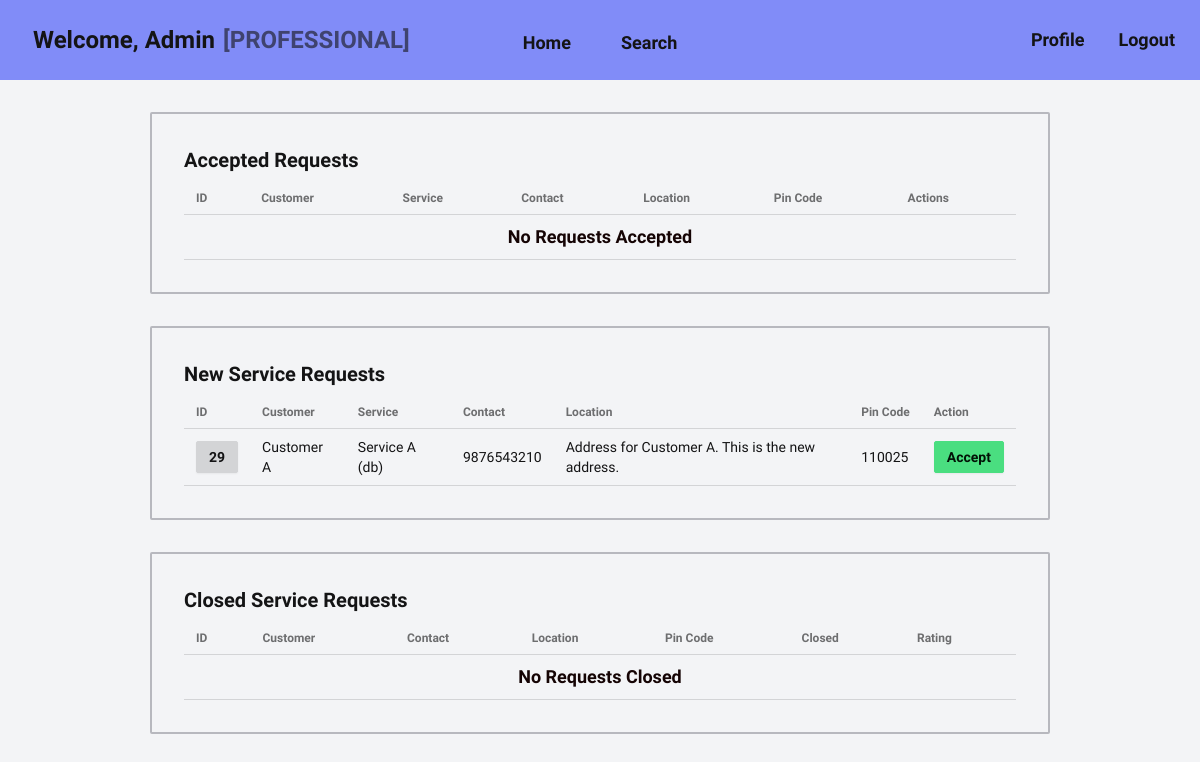
The page /professional/home/2 (signed in) on the database its author committed.
### models.py (models this page shows, shortened)
class User(db.Model, UserMixin):
    __tablename__ = 'user'
    id: Mapped[int] = mapped_column(
        Integer, primary_key=True, autoincrement="auto")
    fullname: Mapped[str] = mapped_column(String(200))
    username: Mapped[str] = mapped_column(String(30), unique=True)
    email: Mapped[str] = mapped_column(String(200), unique=True)
    password: Mapped[str] = mapped_column(String(40))
    role: Mapped[str] = mapped_column(String(200))
    def get_prof(self):
        sql = select(Professional).join(User).where(
            Professional.user_id == self.id)
        result = db.session.scalars(sql).first()
        return result

class ServiceRequest(db.Model):
    __tablename__ = 'service_request'
    id: Mapped[int] = mapped_column(
        Integer, primary_key=True, autoincrement="auto")
    service_id: Mapped[int] = mapped_column(Integer, ForeignKey("service.id"))
    professional_id: Mapped[Optional[int]] = mapped_column(
        Integer, ForeignKey("professional.id"))
    customer_id: Mapped[int] = mapped_column(
        Integer, ForeignKey("customer.id"))
    customer: Mapped["Customer"] = relationship(
        back_populates="service_requests")
    status: Mapped[Optional[str]] = mapped_column(
        String(10), default="REQUESTED")
    rating: Mapped[Optional[int]] = mapped_column(Integer)  # from 1 to 5
    remarks: Mapped[Optional[str]] = mapped_column(Text)
    completed: Mapped[Optional[datetime]] = mapped_column(DateTime)
    created: Mapped[Optional[datetime]] = mapped_column(
        DateTime, server_default=func.now())
    updated: Mapped[Optional[datetime]] = mapped_column(
        DateTime, default=func.now(), onupdate=func.now())
    def service(self):
        return get_with_id(Service, self.service_id)

class Service(db.Model):
    __tablename__ = 'service'
    id: Mapped[int] = mapped_column(
        Integer, primary_key=True, autoincrement="auto")
    name: Mapped[str] = mapped_column(String(200))
    price: Mapped[int] = mapped_column(Integer)
    timereq: Mapped[Optional[int]] = mapped_column(Integer)  # in hours
    description: Mapped[str] = mapped_column(Text)
    professionals: Mapped[List["Professional"]
                          ] = relationship(back_populates="service")
    created: Mapped[Optional[datetime]] = mapped_column(
        DateTime, server_default=func.now())
    updated: Mapped[Optional[datetime]] = mapped_column(
        DateTime, default=func.now(), onupdate=func.now())

class Customer(db.Model):
    __tablename__ = 'customer'
    id: Mapped[int] = mapped_column(
        Integer, primary_key=True, autoincrement="auto")
    user_id: Mapped[int] = mapped_column(ForeignKey("user.id"))
    user: Mapped["User"] = relationship(cascade="all,delete")
    contact: Mapped[str] = mapped_column(String(10), unique=True)
    address: Mapped[str] = mapped_column(Text)
    pincode: Mapped[str] = mapped_column(String(6))
    status: Mapped[str] = mapped_column(String, default="ACTIVE")
    service_requests: Mapped[List["ServiceRequest"]] = relationship(
        back_populates="customer", cascade="all,delete")
    created: Mapped[Optional[datetime]] = mapped_column(
        DateTime, server_default=func.now())
    updated: Mapped[Optional[datetime]] = mapped_column(
        DateTime, default=func.now(), onupdate=func.now())

### views.py (the view)
@app.route("/professional/home/<user_id>")
def professional_home(user_id):
    user = get_with_id(User, user_id)
    if not user:
        return redirect(url_for('not_found'))
    prof = user.get_prof()
    if prof.approval == "REJECTED":
        return redirect(url_for("notice_blocked", user_id=user.id))
    new_requests = prof.get_new_requests(status="REQUESTED")
    closed_requests = prof.get_requests(status="CLOSED")
    accepted_requests = prof.get_requests(status="ASSIGNED")
    return render_template(
        "professional/home.html",
        professional=prof,
        accepted_requests=accepted_requests,
        new_requests=new_requests,
        closed_requests=closed_requests
    )

### login.py (called while the page is built)
@login_manager.user_loader
def load_user(id):
    user = get_with_id(User, int(id))
    if user:
        return user
    else:
        return None

### models.py (called while the page is built)
def get_with_id(model, pkid):
    sql = select(model).where(model.id == pkid)
    result = db.session.scalars(sql).first()
    return result

    def get_new_requests(self, status):
        sql = select(ServiceRequest).where(ServiceRequest.service_id ==
                                           self.service_id, ServiceRequest.status == status)
        results = db.session.scalars(sql)
        return results

    def get_requests(self, status):
        sql = select(ServiceRequest).where(ServiceRequest.service_id == self.service_id,
                                           ServiceRequest.professional_id == self.id, ServiceRequest.status == status)
        results = db.session.scalars(sql)
        return results

### templates/professional/home.html (shortened to what this page needs)
{% extends "base/professional/loggedin.html" %}
{% block content %}
{% include "professional/service/accepted_list.html" %}
{% include "professional/service/new_requests.html" %}
{% include "professional/service/closed_list.html" %}
{% endblock %}

### templates/base/professional/loggedin.html (shortened to what this page needs)
<!DOCTYPE html>
<html lang="en">
  <head>
    <link rel="stylesheet" href="{{ url_for('static', filename='styles/main.css') }}">
  </head>
  <body>
    <div class="font-fira">
      <nav class="navbar bg-primary">
        <div class="navbar-start">
          <a href="#" class="btn btn-lg btn-ghost text-2xl">
            Welcome, {{ current_user.fullname }} <span class="opacity-60">[PROFESSIONAL]</span>
          </a>
        </div>
        <div class="navbar-center">
          <ul class="menu menu-lg menu-horizontal">
            <li><a href="{{ url_for('professional_home', user_id=current_user.id) }}" class="btn btn-ghost">Home</a></li>
            <li><a href="{{ url_for('professional_search', prof_id=current_user.get_prof().id) }}" class="btn btn-ghost">Search</a></li>
          </ul>
        </div>
        <div class="navbar-end">
          <a href="{{ url_for('professional_profile', prof_id=current_user.get_prof().id) }}" class="btn btn-ghost text-lg">Profile</a>
          <a href="{{ url_for('logout') }}" class="btn btn-ghost text-lg"> Logout </a>
        </div>
      </nav>
      <div class="flex flex-col mt-8 mb-24 gap-8 items-center justify-center">
        {% block content %}{% endblock %}
      </div>
    </div>
  </body>
</html>

### templates/professional/service/new_requests.html
<section class="card rounded-sm w-3/4 border-2 border-primary-content/25">
  <div class="card-body">
    <h2 class="text-xl font-semibold">New Service Requests</h2>
    <table class="table table-sm">
      <thead>
        <tr>
          <th>ID</th>
          <th>Customer</th>
          <th>Service</th>
          <th>Contact</th>
          <th>Location</th>
          <th>Pin Code</th>
          <th>Action</th>
        </tr>
      </thead>
      <tbody>
        {% for service_request in new_requests %}
        <tr>
          <td>
            <a href="{{ url_for('professional_request_details', request_id=service_request.id) }}" class="btn btn-sm">{{ service_request.id }}</a>
          </td>
          <td>{{ service_request.customer.user.fullname }}</td>
          <td>{{ service_request.service().name }}</td>
          <td>{{ service_request.customer.contact }}</td>
          <td>{{ service_request.customer.address }}</td>
          <td>{{ service_request.customer.pincode }}</td>
          <td>
            <span>
              <a href="{{ url_for('request_accept', prof_id=professional.id, req_id=service_request.id) }}">
                <button class="btn btn-sm btn-success">Accept</button>
              </a>
            </span>
          </td>
        </tr>
        {% else %}
        <tr>
          <td colspan="6" class="text-center font-bold text-error-content text-lg">No Requests Made</td>
        </tr>
        {% endfor %}
      </tbody>
    </table>
  </div>
</section>

### rows shown on the page
User: fullname "Admin"
ServiceRequest: id "29", customer.user.fullname "Customer A", service "Service A (db)", customer.contact "9876543210", customer.address "Address for Customer A. This is the new address.", customer.pincode "110025"
